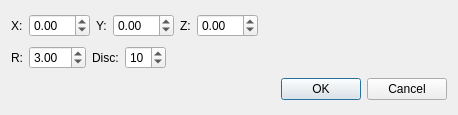
<?xml version="1.0" encoding="UTF-8"?>
<ui version="4.0">
 <class>DialogSphere</class>
 <widget class="QDialog" name="DialogSphere">
  <property name="geometry">
   <rect>
    <x>0</x>
    <y>0</y>
    <width>458</width>
    <height>115</height>
   </rect>
  </property>
  <property name="windowTitle">
   <string>Dialog</string>
  </property>
  <layout class="QVBoxLayout" name="verticalLayout">
   <item>
    <layout class="QHBoxLayout" name="horizontalLayout">
     <item>
      <widget class="QLabel" name="label">
       <property name="text">
        <string>X:</string>
       </property>
      </widget>
     </item>
     <item>
      <widget class="QDoubleSpinBox" name="doubleSpinBox_X">
       <property name="prefix">
        <string/>
       </property>
       <property name="minimum">
        <double>-99.989999999999995</double>
       </property>
       <property name="singleStep">
        <double>0.500000000000000</double>
       </property>
       <property name="value">
        <double>0.000000000000000</double>
       </property>
      </widget>
     </item>
     <item>
      <widget class="QLabel" name="label_2">
       <property name="text">
        <string>Y:</string>
       </property>
      </widget>
     </item>
     <item>
      <widget class="QDoubleSpinBox" name="doubleSpinBox_Y">
       <property name="minimum">
        <double>-99.989999999999995</double>
       </property>
       <property name="singleStep">
        <double>0.500000000000000</double>
       </property>
      </widget>
     </item>
     <item>
      <widget class="QLabel" name="label_3">
       <property name="text">
        <string>Z:</string>
       </property>
      </widget>
     </item>
     <item>
      <widget class="QDoubleSpinBox" name="doubleSpinBox_Z">
       <property name="minimum">
        <double>-99.989999999999995</double>
       </property>
       <property name="singleStep">
        <double>0.500000000000000</double>
       </property>
      </widget>
     </item>
     <item>
      <spacer name="horizontalSpacer_2">
       <property name="orientation">
        <enum>Qt::Horizontal</enum>
       </property>
       <property name="sizeHint" stdset="0">
        <size>
         <width>40</width>
         <height>20</height>
        </size>
       </property>
      </spacer>
     </item>
    </layout>
   </item>
   <item>
    <layout class="QHBoxLayout" name="horizontalLayout_2">
     <item>
      <widget class="QLabel" name="label_4">
       <property name="text">
        <string>R:</string>
       </property>
      </widget>
     </item>
     <item>
      <widget class="QDoubleSpinBox" name="doubleSpinBox_R">
       <property name="minimum">
        <double>1.000000000000000</double>
       </property>
       <property name="singleStep">
        <double>0.500000000000000</double>
       </property>
       <property name="value">
        <double>3.000000000000000</double>
       </property>
      </widget>
     </item>
     <item>
      <widget class="QLabel" name="label_5">
       <property name="text">
        <string>Disc:</string>
       </property>
      </widget>
     </item>
     <item>
      <widget class="QSpinBox" name="spinBox_Disc">
       <property name="minimum">
        <number>1</number>
       </property>
       <property name="value">
        <number>10</number>
       </property>
      </widget>
     </item>
     <item>
      <spacer name="horizontalSpacer">
       <property name="orientation">
        <enum>Qt::Horizontal</enum>
       </property>
       <property name="sizeHint" stdset="0">
        <size>
         <width>40</width>
         <height>20</height>
        </size>
       </property>
      </spacer>
     </item>
    </layout>
   </item>
   <item>
    <widget class="QDialogButtonBox" name="buttonBox">
     <property name="orientation">
      <enum>Qt::Horizontal</enum>
     </property>
     <property name="standardButtons">
      <set>QDialogButtonBox::Cancel|QDialogButtonBox::Ok</set>
     </property>
    </widget>
   </item>
  </layout>
 </widget>
 <resources/>
 <connections>
  <connection>
   <sender>buttonBox</sender>
   <signal>accepted()</signal>
   <receiver>DialogSphere</receiver>
   <slot>accept()</slot>
   <hints>
    <hint type="sourcelabel">
     <x>248</x>
     <y>254</y>
    </hint>
    <hint type="destinationlabel">
     <x>157</x>
     <y>274</y>
    </hint>
   </hints>
  </connection>
  <connection>
   <sender>buttonBox</sender>
   <signal>rejected()</signal>
   <receiver>DialogSphere</receiver>
   <slot>reject()</slot>
   <hints>
    <hint type="sourcelabel">
     <x>316</x>
     <y>260</y>
    </hint>
    <hint type="destinationlabel">
     <x>286</x>
     <y>274</y>
    </hint>
   </hints>
  </connection>
 </connections>
</ui>
